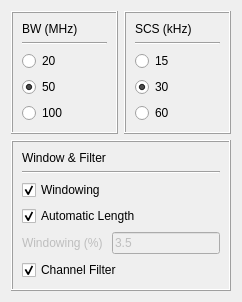
               <widget class="QFrame" name="gen_wfDef_subframe">
                <property name="frameShape">
                 <enum>QFrame::NoFrame</enum>
                </property>
                <property name="frameShadow">
                 <enum>QFrame::Raised</enum>
                </property>
                <layout class="QVBoxLayout" name="verticalLayout_20">
                 <item>
                  <layout class="QHBoxLayout" name="horizontalLayout_15">
                   <item>
                    <widget class="QFrame" name="gen_BW_frame">
                     <property name="frameShape">
                      <enum>QFrame::Box</enum>
                     </property>
                     <property name="frameShadow">
                      <enum>QFrame::Raised</enum>
                     </property>
                     <layout class="QVBoxLayout" name="verticalLayout_21">
                      <item>
                       <widget class="QLabel" name="WF_BW_lb">
                        <property name="font">
                         <font>
                          <underline>false</underline>
                         </font>
                        </property>
                        <property name="text">
                         <string>BW (MHz)</string>
                        </property>
                       </widget>
                      </item>
                      <item>
                       <widget class="Line" name="BW_h_line">
                        <property name="orientation">
                         <enum>Qt::Horizontal</enum>
                        </property>
                       </widget>
                      </item>
                      <item>
                       <widget class="QRadioButton" name="gen_BW_20_rb">
                        <property name="text">
                         <string>20</string>
                        </property>
                       </widget>
                      </item>
                      <item>
                       <widget class="QRadioButton" name="gen_BW_50_rb">
                        <property name="text">
                         <string>50</string>
                        </property>
                        <property name="checked">
                         <bool>true</bool>
                        </property>
                       </widget>
                      </item>
                      <item>
                       <widget class="QRadioButton" name="gen_BW_100_rb">
                        <property name="text">
                         <string>100</string>
                        </property>
                       </widget>
                      </item>
                     </layout>
                    </widget>
                   </item>
                   <item>
                    <widget class="QFrame" name="gen_SCS_frame">
                     <property name="frameShape">
                      <enum>QFrame::Box</enum>
                     </property>
                     <property name="frameShadow">
                      <enum>QFrame::Raised</enum>
                     </property>
                     <layout class="QVBoxLayout" name="verticalLayout_22">
                      <item>
                       <widget class="QLabel" name="gen_SCS_lb">
                        <property name="font">
                         <font>
                          <underline>false</underline>
                         </font>
                        </property>
                        <property name="text">
                         <string>SCS (kHz)</string>
                        </property>
                       </widget>
                      </item>
                      <item>
                       <widget class="Line" name="SCS_h_line">
                        <property name="orientation">
                         <enum>Qt::Horizontal</enum>
                        </property>
                       </widget>
                      </item>
                      <item>
                       <widget class="QRadioButton" name="gen_SCS_15_rb">
                        <property name="text">
                         <string>15</string>
                        </property>
                       </widget>
                      </item>
                      <item>
                       <widget class="QRadioButton" name="gen_SCS_30_rb">
                        <property name="text">
                         <string>30</string>
                        </property>
                        <property name="checked">
                         <bool>true</bool>
                        </property>
                       </widget>
                      </item>
                      <item>
                       <widget class="QRadioButton" name="gen_SCS_60_rb">
                        <property name="text">
                         <string>60</string>
                        </property>
                       </widget>
                      </item>
                     </layout>
                    </widget>
                   </item>
                  </layout>
                 </item>
                 <item>
                  <widget class="QFrame" name="gen_WaF_frame">
                   <property name="sizePolicy">
                    <sizepolicy hsizetype="Minimum" vsizetype="Preferred">
                     <horstretch>0</horstretch>
                     <verstretch>0</verstretch>
                    </sizepolicy>
                   </property>
                   <property name="frameShape">
                    <enum>QFrame::Box</enum>
                   </property>
                   <property name="frameShadow">
                    <enum>QFrame::Raised</enum>
                   </property>
                   <layout class="QVBoxLayout" name="verticalLayout_23">
                    <item>
                     <widget class="QLabel" name="gen_WaF_lb">
                      <property name="font">
                       <font>
                        <underline>false</underline>
                       </font>
                      </property>
                      <property name="text">
                       <string>Window &amp; Filter</string>
                      </property>
                     </widget>
                    </item>
                    <item>
                     <widget class="Line" name="line_12">
                      <property name="orientation">
                       <enum>Qt::Horizontal</enum>
                      </property>
                     </widget>
                    </item>
                    <item>
                     <widget class="QCheckBox" name="gen_windowing_chb">
                      <property name="text">
                       <string>Windowing</string>
                      </property>
                      <property name="checked">
                       <bool>true</bool>
                      </property>
                     </widget>
                    </item>
                    <item>
                     <widget class="QCheckBox" name="gen_autoLength_chb">
                      <property name="text">
                       <string>Automatic Length</string>
                      </property>
                      <property name="checked">
                       <bool>true</bool>
                      </property>
                     </widget>
                    </item>
                    <item>
                     <layout class="QHBoxLayout" name="horizontalLayout_6">
                      <item>
                       <widget class="QLabel" name="gen_windowing_lb">
                        <property name="enabled">
                         <bool>false</bool>
                        </property>
                        <property name="text">
                         <string>Windowing (%) </string>
                        </property>
                       </widget>
                      </item>
                      <item>
                       <widget class="QLineEdit" name="gen_WaF_windowing_le">
                        <property name="enabled">
                         <bool>false</bool>
                        </property>
                        <property name="sizePolicy">
                         <sizepolicy hsizetype="Minimum" vsizetype="Fixed">
                          <horstretch>0</horstretch>
                          <verstretch>0</verstretch>
                         </sizepolicy>
                        </property>
                        <property name="text">
                         <string>3.5</string>
                        </property>
                       </widget>
                      </item>
                     </layout>
                    </item>
                    <item>
                     <widget class="QCheckBox" name="gen_channelFilter_chb">
                      <property name="text">
                       <string>Channel Filter</string>
                      </property>
                      <property name="checked">
                       <bool>true</bool>
                      </property>
                     </widget>
                    </item>
                   </layout>
                  </widget>
                 </item>
                </layout>
               </widget>
